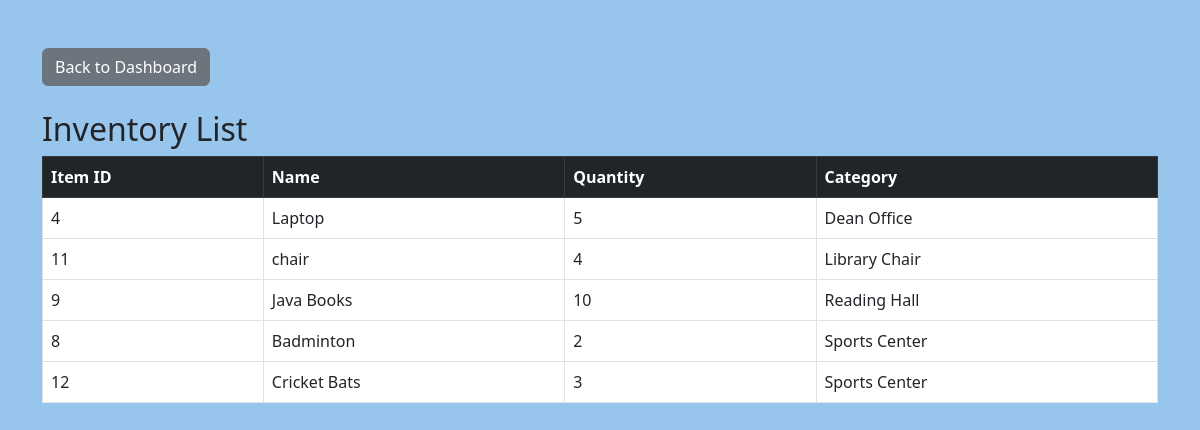
The app's page /inventory/view.php with its own data.
### tables this page shows
CREATE TABLE `inventory` (
  `item_id` int(11) NOT NULL,
  `name` varchar(255) NOT NULL,
  `quantity` int(11) NOT NULL,
  `category` varchar(100) NOT NULL
);

### inventory/view.php (the view, shortened to what this page needs)
<?php
include("../config.php");
$sql = "SELECT * FROM inventory ORDER BY category, name";
$result = $conn->query($sql);
?>
<!DOCTYPE html>
<html lang="en">
<head>
    <link href="https://cdn.jsdelivr.net/npm/bootstrap@5.3.0/dist/css/bootstrap.min.css" rel="stylesheet">
    <link rel="stylesheet" href="https://cdn.jsdelivr.net/npm/toastify-js/src/toastify.min.css">
</head>
<body class="container py-5">
    <a href="../dashboard.php" class="btn btn-secondary mb-4">Back to Dashboard</a>
    <h2>Inventory List</h2>
    <table class="table table-bordered table-hover">
        <thead class="table-dark">
            <tr>
                <th>Item ID</th>
                <th>Name</th>
                <th>Quantity</th>
                <th>Category</th>
            </tr>
        </thead>
        <tbody>
            <?php while ($row = $result->fetch_assoc()) { ?>
                <tr>
                    <td><?= $row['item_id'] ?></td>
                    <td><?= $row['name'] ?></td>
                    <td><?= $row['quantity'] ?></td>
                    <td><?= $row['category'] ?></td>
                </tr>
            <?php } ?>
        </tbody>
    </table>
</body>
</html>

### inventory/view.php (style rules this page uses)
body { background-color: #98c5ecff !important; }

### records on screen
inventory: item_id "4", name "Laptop", quantity "5", category "Dean Office"
inventory: item_id "11", name "chair", quantity "4", category "Library Chair"
inventory: item_id "9", name "Java Books", quantity "10", category "Reading Hall"
inventory: item_id "8", name "Badminton", quantity "2", category "Sports Center"
inventory: item_id "12", name "Cricket Bats", quantity "3", category "Sports Center"
